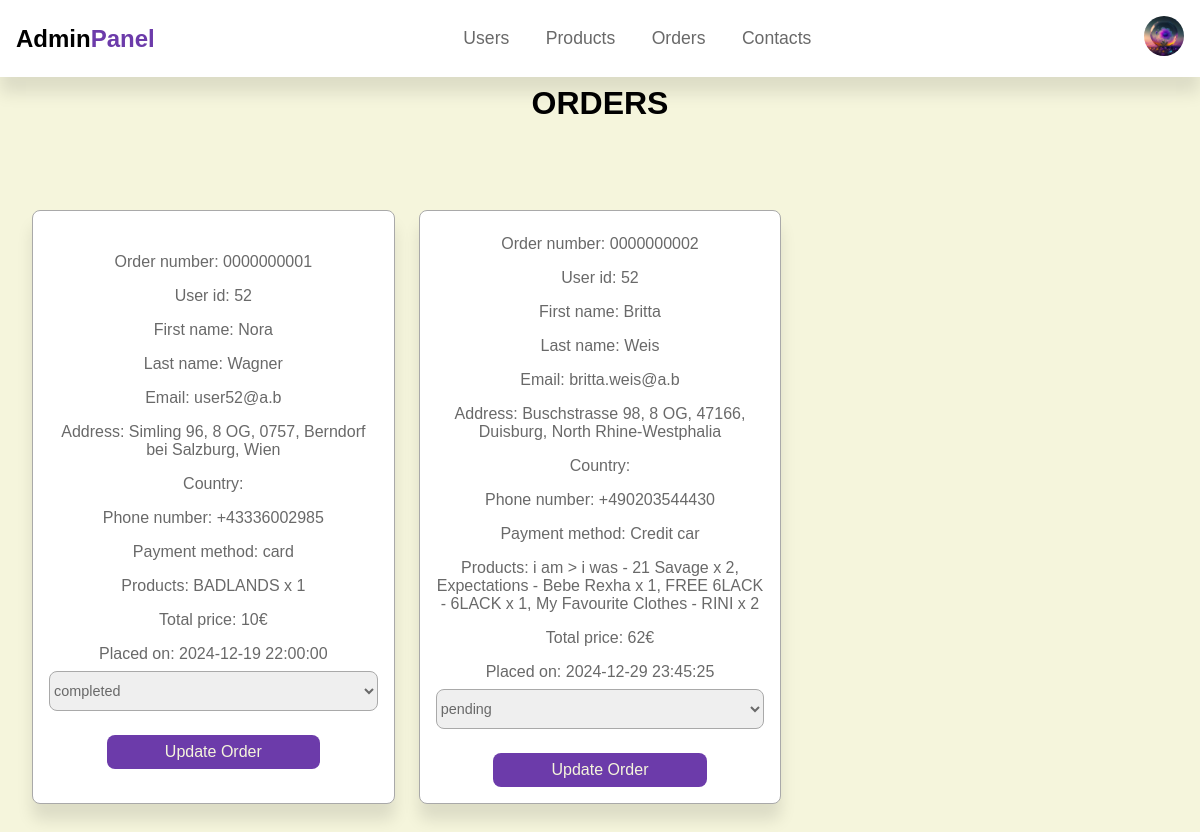
/php/admin-orders.php (signed in), run on the app's committed database.
### tables this page shows
CREATE TABLE `users` (
  `id` int(11) NOT NULL,
  `username` varchar(100) NOT NULL,
  `email` varchar(100) NOT NULL,
  `password` varchar(500) NOT NULL,
  `profile_picture` varchar(300) NOT NULL,
  `user_type` varchar(10) NOT NULL DEFAULT 'user'
);

CREATE TABLE `orders` (
  `id` int(11) NOT NULL,
  `number` varchar(15) NOT NULL,
  `user_id` int(11) NOT NULL,
  `first_name` varchar(100) NOT NULL,
  `last_name` varchar(100) NOT NULL,
  `email` varchar(100) NOT NULL,
  `address` varchar(500) NOT NULL,
  `country_name` varchar(100) NOT NULL,
  `phone_number` varchar(20) NOT NULL,
  `payment_method` varchar(10) NOT NULL,
  `products_list` varchar(500) NOT NULL,
  `total_price` float NOT NULL,
  `placed_on` timestamp NOT NULL DEFAULT current_timestamp(),
  `payment_status` varchar(20) NOT NULL DEFAULT 'pending'
);

### php/admin-orders.php (the view, shortened to what this page needs)
<?php
    include 'config.php';
    $admin_id = $_SESSION['admin_id'];
?>
<!DOCTYPE html>
<html>
    <head>
        <link rel="stylesheet" href="https://cdnjs.cloudflare.com/ajax/libs/font-awesome/6.0.0-beta3/css/all.min.css">
        <link rel="stylesheet" href="../css/styles.css">
    </head>
    <body>
        <?php include 'admin-header.php';?>
        <h1 class="title">Orders</h1>
        <section class="orders">
            <div class="box-container">
                <?php
                    $select = "SELECT * FROM orders";
                    $select_stmt = mysqli_prepare($conn, $select);
                    mysqli_stmt_execute($select_stmt);
                    $res = mysqli_stmt_get_result($select_stmt);
                    if(mysqli_num_rows($res) > 0){
                        while($order = mysqli_fetch_assoc($res)) {
                ?>
                <div class="box-subcontainer">
                    <p>Order number: <?php echo $order['number']; ?><p>
                    <p>User id: <?php echo $order['user_id']; ?><p>
                    <p>First name: <?php echo $order['first_name']; ?><p>
                    <p>Last name: <?php echo $order['last_name']; ?><p>
                    <p>Email: <?php echo $order['email']; ?><p>
                    <p>Address: <?php echo $order['address']; ?><p>
                    <p>Country: <?php echo $order['country']; ?><p>
                    <p>Phone number: <?php echo $order['country_code'].$order['phone_number']; ?><p>
                    <p>Payment method: <?php echo $order['payment_method']; ?><p>
                    <p>Products: <?php echo $order['products_list']; ?><p>
                    <p>Total price: <?php echo $order['total_price']; ?>€<p>
                    <p>Placed on: <?php echo $order['placed_on']; ?><p>
                    <form action="admin-orders.php" method="POST">
                        <select name="payment_status" class="dropdown">
                            <option value="" selected disabled><?php echo $order['payment_status']; ?></option>
                        </select>
                        <input type="submit" value="Update Order" id="submit" name="submit" class="btn">
                    </form>
                </div>
                <?php
                        }
                    }
                    else echo '<h2 class="empty">No products added yet!</h2>';
                ?>
            </div>
        </section>
    </body>
</html>

### php/admin-header.php (shortened to what this page needs)
<header class="header">
    <div class="flex">
        <a href="admin-page.php?id=<?php echo $admin_id; ?>" class="logo">Admin<span>Panel</span></a>
        <nav class="navbar">
            <a href="admin-users.php">Users</a>
            <a href="admin-products.php">Products</a>
            <a href="admin-orders.php">Orders</a>
            <a href="#">Contacts</a>
        </nav>
        <div class="icons">
            <div id="user-btn" class="profile-picture">
                <?php
                    $select = "SELECT * FROM users WHERE id = ?";
                    $select_stmt = mysqli_prepare($conn, $select);
                    mysqli_stmt_bind_param($select_stmt, 'i', $admin_id);
                    mysqli_stmt_execute($select_stmt);
                    $res = mysqli_stmt_get_result($select_stmt);
                    $user = mysqli_fetch_assoc($res);
                ?>
                <img src="../pictures/<?php echo $user['profile_picture']; ?>" alt="">
            </div>
        </div>
    </div>
</header>

### css/styles.css (style rules this page uses)
* { font-family: 'Rubik', sans-serif; margin: 0; padding: 0; box-sizing: border-box; outline: none; border: none; text-decoration: none; color:darkgrey; }
html { overflow-x: hidden; scroll-behavior: smooth; scroll-padding-top: 6.5rem; text-align: center; }
body { background-color:beige; }
section { padding: 3rem 2rem; max-width: 1200px; margin:0 auto; }
.btn, .delete-btn { width: 65%; display: block; margin-top: 1rem; border-radius: 0.5rem; color: beige; font-size: 1rem; padding: 0.5rem 0.5rem; cursor: pointer; justify-self: center; }
.btn { background-color: rgb(108,59,170); }
.title { font-size: 2rem; color:black; margin-top: 0.5rem; text-transform: uppercase; }
.header { background: white; position: sticky; z-index: 1000; top: 0; left: 0; right: 0; box-shadow: 0 1rem 1rem rgba(0,0,0,.1); }
.header .flex { display: flex; align-items: center; justify-content: space-between; padding: 1rem; margin: 0 auto; position: relative; }
.header .flex .logo { font-size: 1.5rem; font-weight: bold; color: black; }
.header .flex .logo span { font-size: 1.5rem; color: rgb(108,59,170); }
.header .flex .navbar a { margin: 0 1rem; font-size: 1.1rem; color: dimgray; }
.header .flex .icons { display: flex; align-items: center; justify-content: space-between; }
.header .flex .icons > * { cursor: pointer; margin-left: 1.5rem; color: gray; font-size: 1.15rem; }
.header .flex .icons .profile-picture img { border-radius: 50%; height: 2.5rem; width: 2.5rem; object-fit: cover; }
.box-container { margin-top: 2.5rem; display: grid; grid-template-columns: repeat(auto-fill, minmax(20rem, 1fr)); gap: 1.5rem; align-items: stretch; }
.box-subcontainer { padding: 1rem; border: 0.1rem solid darkgrey; box-shadow: 0 1rem 1rem rgba(0, 0, 0, 0.1); border-radius: 0.5rem; background-color: white; box-sizing: border-box; display: flex; justify-content: center; align-items: center; flex-direction: column; position: relative; }
.box-container p { color: dimgray; margin-top: 0.5rem; }
.box-container .box-subcontainer p { color: dimgray; }
.orders .box-container .box-subcontainer form { width: 100%; }
.orders .box-container .box-subcontainer .dropdown { width: 100%; height: 2.5rem; font-size: 0.9rem; margin-bottom: 0.5rem; border: 0.1rem solid darkgrey; border-radius: 0.5rem; color: dimgray; }

### data on the page
users: profile_picture (picture)
orders: number "0000000001", user "52", first_name "Nora", last_name "Wagner", email "user52@a.b", address "Simling 96, 8 OG, 0757, Berndorf bei Salzburg, Wien", phone_number "+43336002985", payment_method "card", products_list "BADLANDS x 1", total_price "10", placed_on "2024-12-19 22:00:00", payment_status "completed"
orders: number "0000000002", user "52", first_name "Britta", last_name "Weis", email "britta.weis@a.b", address "Buschstrasse 98, 8 OG, 47166, Duisburg, North Rhine-Westphalia", phone_number "+490203544430", payment_method "Credit car", products_list "i am > i was - 21 Savage x 2, Expectations - Bebe Rexha x 1, FREE 6LACK - 6LACK x 1, My Favourite Clothes - RINI x 2", total_price "62", placed_on "2024-12-29 23:45:25", payment_status "pending"
